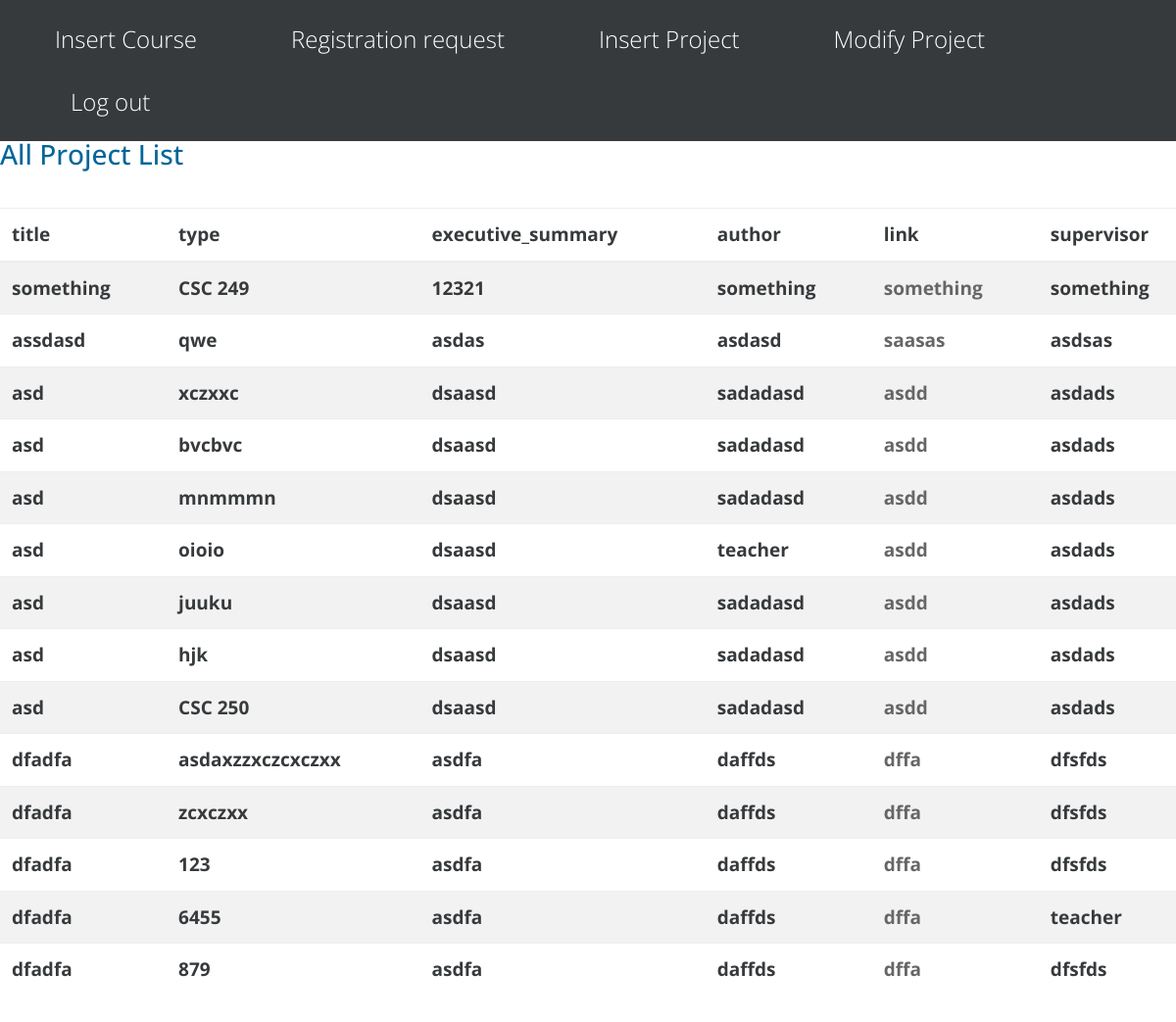
/superadmin.php (signed in), run on the app's committed database.
### tables this page shows
CREATE TABLE `project` (
  `p_id` int(11) NOT NULL,
  `title` varchar(250) NOT NULL,
  `link` varchar(250) NOT NULL,
  `author` varchar(250) NOT NULL,
  `executive_summary` varchar(25000) NOT NULL,
  `type` varchar(250) NOT NULL,
  `supervisor` varchar(250) NOT NULL
);

### superadmin.php (the view, shortened to what this page needs)
<!DOCTYPE html>
<html lang="en">
<head>
    <link rel="stylesheet" href="font-awesome-4.5.0/css/font-awesome.min.css">
    <link rel="stylesheet" href="css/bootstrap.min.css">
    <link rel="stylesheet" href="css/templatemo-style.css">
</head>
    <body id="top" class="page-2">
        <div class="tm-navbar-container tm-navbar-container-dark">
            <nav class="navbar navbar-full navbar-fixed-top bg-inverse">
                <div class="collapse navbar-toggleable-sm" id="tmNavbar">
                    <ul class="nav navbar-nav">
					    <li class="nav-item">
                            <a href="c_insert.php" class="nav-link external">Insert Course</a>
                        </li>
                        <li class="nav-item">
                            <a href="validate.php" class="nav-link external">Registration request</a>
                        </li>
                        <li class="nav-item">
                            <a href="p_insert.php" class="nav-link external">Insert Project</a>
                        </li>
                        <li class="nav-item">
                            <a href="modify.php" class="nav-link external">Modify Project</a>
                        </li>
                        <li class="nav-item">
                            <a href="index.php" class="nav-link external">Log out</a>
                        </li>
                    </ul>
                </div>
            </nav>
        </div>
            <div class="row">
                <div class="tm-section" id="tm-section-5">
                    <div class="col-xs-12 col-sm-12 col-md-12 col-lg-12 col-xl-12">
                        <h3 class="blue-text">All Project List</h3>
 <?php
include 'dbconnect.php';
    $sql = "SELECT * FROM project;";
    if($result = mysqli_query($link, $sql)){
        if(mysqli_num_rows($result) > 0){
			echo " <table class=\"table table-striped tm-full-width-large-table\" >";
			echo"<thead>";
			echo"<tr>";
			echo"<th>title</th>";
			echo"<th>type</th>";
			echo"<th>executive_summary</th>";
			echo"<th>author</th>";
			echo"<th>link</th>";
			echo"<th>supervisor</th>";
		    echo"</tr>";
		    echo"</thead>";
            while($row = mysqli_fetch_array($result)){
            echo"<tr>";
			echo"<th>".$row['title']."</th>";
			echo"<th>".$row['type']."</th>";
			echo"<th>".$row['executive_summary']."</th>";
			echo"<th> ".$row['author']."</th>";
			echo"<th><a href=".$row['link'].">".$row['link']."</a></th>";
			echo"<th> ".$row['supervisor']."</th>";
		    echo"</tr>";
            }
            echo "</table>";
        } else{
            echo "No records matching your query were found.";
        }
    } else{
        echo "ERROR: Could not able to execute $sql. " . mysqli_error($link);
    }
    ?>
                    </div>
                </div>
            </div>
    </body>
</html>

### css/templatemo-style.css (style rules this page uses)
body { font-family: 'Open Sans', Helvetica, Arial, sans-serif; font-size: 19px; font-weight: 100; }
a, button { transition: all 0.3s ease; }
a { color: #666; }
h3 { margin-bottom: 2.5rem; }
.table-striped tbody tr:nth-of-type(odd) { background-color: #f2f2f2; }
.tm-navbar-container { background-color: rgba(0,0,0,0.33); height: 80px; position: fixed; top: 0; width: 100%; z-index: 1000; transition: all 0.3s ease; }
.tm-navbar-container-dark { background-color: #373a3c; box-shadow: none; }
.navbar-nav .nav-link { padding: 14px 40px; }
.navbar-nav .nav-link, .navbar-nav .nav-link:focus { color: white; }
.navbar-nav .nav-link, .tm-intro-text, .tm-intro-link { color: white; font-size: 24px; }
.blue-text { color: #006699; }
.tm-section { padding-top: 5%; padding-bottom: 5%; overflow: auto; }
#tmNavbar { text-align: center; }
body.page-2 { padding-top: 80px; }
@media (min-width: 768px) { .navbar .navbar-nav { display: inline-block; float: right; vertical-align: top; } }

### data on the page
project: title "something", type "CSC 249", executive_summary "12321", author "something", link "something", supervisor "something"
project: title "assdasd", type "qwe", executive_summary "asdas", author "asdasd", link "saasas", supervisor "asdsas"
project: title "asd", type "xczxxc", executive_summary "dsaasd", author "sadadasd", link "asdd", supervisor "asdads"
project: title "asd", type "bvcbvc", executive_summary "dsaasd", author "sadadasd", link "asdd", supervisor "asdads"
project: title "asd", type "mnmmmn", executive_summary "dsaasd", author "sadadasd", link "asdd", supervisor "asdads"
project: title "asd", type "oioio", executive_summary "dsaasd", author "teacher", link "asdd", supervisor "asdads"
project: title "asd", type "juuku", executive_summary "dsaasd", author "sadadasd", link "asdd", supervisor "asdads"
project: title "asd", type "hjk", executive_summary "dsaasd", author "sadadasd", link "asdd", supervisor "asdads"
project: title "asd", type "CSC 250", executive_summary "dsaasd", author "sadadasd", link "asdd", supervisor "asdads"
project: title "dfadfa", type "asdaxzzxczcxczxx", executive_summary "asdfa", author "daffds", link "dffa", supervisor "dfsfds"
project: title "dfadfa", type "zcxczxx", executive_summary "asdfa", author "daffds", link "dffa", supervisor "dfsfds"
project: title "dfadfa", type "123", executive_summary "asdfa", author "daffds", link "dffa", supervisor "dfsfds"
project: title "dfadfa", type "6455", executive_summary "asdfa", author "daffds", link "dffa", supervisor "teacher"
project: title "dfadfa", type "879", executive_summary "asdfa", author "daffds", link "dffa", supervisor "dfsfds"
